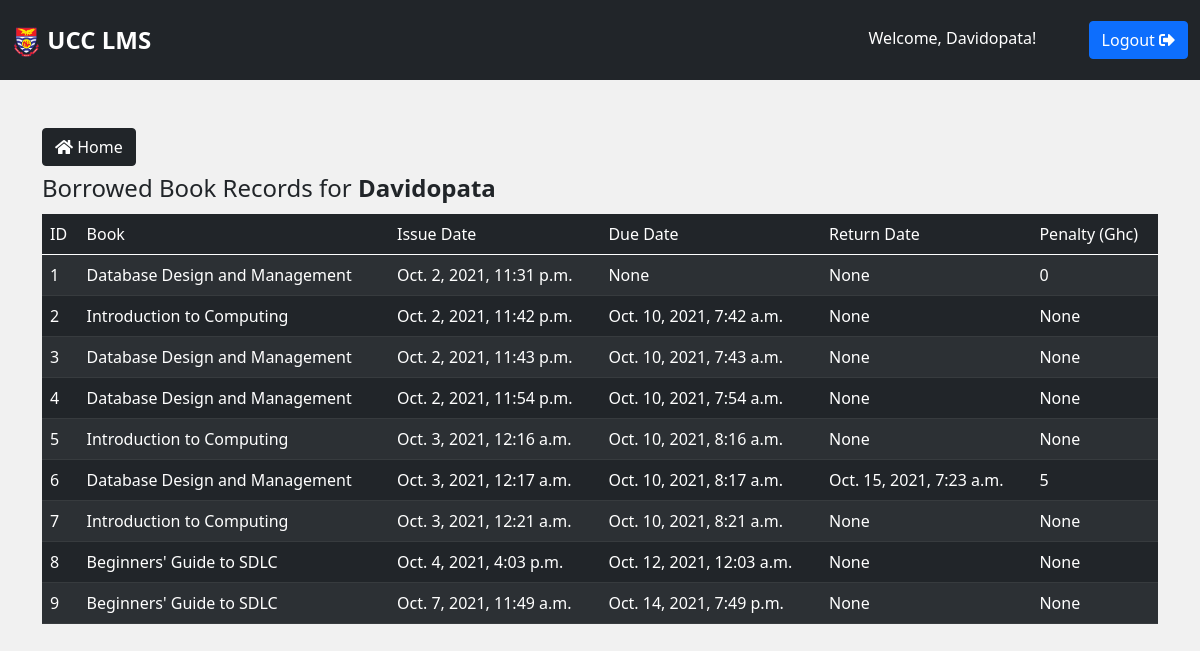
/student-borrowed-books/ (signed in), run on the app's committed database.
### ucclms/models.py (models this page shows, shortened)
class BookRecord(models.Model):
    book = ForeignKey(Book, on_delete=models.CASCADE)
    user = models.ForeignKey(User, blank=False, null=False, on_delete=models.CASCADE)
    date_of_issue = models.DateTimeField(auto_now_add=True)
    due_date = models.DateTimeField(blank=True, null=True)
    date_of_return = models.DateTimeField(null=True, blank=True)
    dues = models.IntegerField(null=True, blank=True, default=0 )
    renewals_left = models.IntegerField(null=True, blank=True, default=0 )

class Book(models.Model):
    title = models.CharField(max_length = 255, blank=False, null=False)
    publisher = models.CharField(max_length = 255, blank=True, null=True)
    availability = models.IntegerField(default=0, blank=True, null=True)
    year = models.CharField(max_length = 4, blank=True, null=True)
    author = models.CharField(max_length = 255, blank=True, null=True)
    location = models.CharField(max_length = 255, blank=True, null=True)
    def __str__(self):
        return self.title

### ucclms/views.py (the view)
# urls.py: path('student-borrowed-books/', views.studentBorrowedBooks, name='student-borrowed-books'),
@login_required(login_url='login')
def studentBorrowedBooks(request):
    book_records = BookRecord.objects.filter(user=request.user)
    context = {'book_records': book_records}
    return render(request, 'ucclms/student-borrowed-books.html', context)

### ucclms/templates/ucclms/student-borrowed-books.html
{% extends 'base.html' %}
{% block content %}
<div class="container users mt-5">
    <a href="{% url 'student-dashboard' %}" class="btn btn-dark mb-1"><i class="fas fa-home"></i> Home</a>
    {% if book_records %}
    <table class="table table-striped p-3 table-dark">
        <legend>Borrowed Book Records for <strong style="text-transform: capitalize;">{{user}}</strong></legend>
        <thead>
            <tr>
                <td>ID</td>
                <td>Book</td>
                <td>Issue Date</td>
                <td>Due Date</td>
                <td>Return Date</td>
                <td>Penalty (Ghc)</td>
            </tr>
        </thead>
        <tbody>
                {% for i in book_records %}
                    <tr>
                        <td>{{i.id}}</td>
                        <td>{{i.book}}</td>
                        <td>{{i.date_of_issue}}</td>
                        <td>{{i.due_date}}</td>
                        <td>{{i.date_of_return}}</td>
                        <td>{{i.dues}}</td>
                    </tr>
                {% endfor %}
            </tbody>
    </table>
    {% else %}
        <p class="my-4"> <strong class="text-bold" style="text-transform: capitalize;">{{user}}</strong> has no history of borrowed books</p>
    {% endif %}
</div>
{% endblock %}

### templates/base.html (shortened to what this page needs)
<!DOCTYPE html>
{% load static %}
<html lang="en">
<head>
    <link rel="stylesheet" type="text/css" href="{% static '/css/all.min.css' %}">
    <link rel="stylesheet" type="text/css" href="{% static '/css/sign-up.css' %}">
    <link rel="stylesheet" type="text/css" href="{% static '/css/bootstrap.css' %}">
    <link rel="stylesheet" type="text/css" href="{% static '/css/main.css' %}">
    <link rel="stylesheet" type="text/css" href="{% static '/css/dashstyle.css' %}">
</head>
<body>
    <nav class="navbar navbar-dark bg-dark py-3">
        <div class="container-fluid">
            <div class="logo"><a href="/"><img src="{% static '/img/ucc_web_logo.png' %}" alt="logo.png" height='30px'> UCC LMS</a></div>
            <div class="right">
                <span id="hello-msg" class="mx-5" style="text-transform: capitalize; color: white;">Welcome, {{request.user}}!</span>
                <a href="{% url 'logout' %}" class="btn btn-primary">
                    Logout <i class="fas fa-sign-out-alt"></i>
                </a>
            </div>
        </div>
    </nav>
    {% block content %}
    {% endblock %}
</body>
</html>

### static/css/main.css (style rules this page uses)
* { margin: 0; padding: 0; box-sizing: border-box; }
body { background-color: rgb(241, 241, 241); }
a { text-decoration: none; }
nav.navbar { height: 10vh; }
nav.navbar a { color: #fff; }
nav .logo { font-weight: bold; font-size: 1.5rem; }

### data on the page
BookRecord: id "1", book "Database Design and Management", date_of_issue "Oct. 2, 2021, 11:31 p.m.", due_date "None", date_of_return "None", dues "0"
BookRecord: id "2", book "Introduction to Computing", date_of_issue "Oct. 2, 2021, 11:42 p.m.", due_date "Oct. 10, 2021, 7:42 a.m.", date_of_return "None", dues "None"
BookRecord: id "3", book "Database Design and Management", date_of_issue "Oct. 2, 2021, 11:43 p.m.", due_date "Oct. 10, 2021, 7:43 a.m.", date_of_return "None", dues "None"
BookRecord: id "4", book "Database Design and Management", date_of_issue "Oct. 2, 2021, 11:54 p.m.", due_date "Oct. 10, 2021, 7:54 a.m.", date_of_return "None", dues "None"
BookRecord: id "5", book "Introduction to Computing", date_of_issue "Oct. 3, 2021, 12:16 a.m.", due_date "Oct. 10, 2021, 8:16 a.m.", date_of_return "None", dues "None"
BookRecord: id "6", book "Database Design and Management", date_of_issue "Oct. 3, 2021, 12:17 a.m.", due_date "Oct. 10, 2021, 8:17 a.m.", date_of_return "Oct. 15, 2021, 7:23 a.m.", dues "5"
BookRecord: id "7", book "Introduction to Computing", date_of_issue "Oct. 3, 2021, 12:21 a.m.", due_date "Oct. 10, 2021, 8:21 a.m.", date_of_return "None", dues "None"
BookRecord: id "8", book "Beginners' Guide to SDLC", date_of_issue "Oct. 4, 2021, 4:03 p.m.", due_date "Oct. 12, 2021, 12:03 a.m.", date_of_return "None", dues "None"
BookRecord: id "9", book "Beginners' Guide to SDLC", date_of_issue "Oct. 7, 2021, 11:49 a.m.", due_date "Oct. 14, 2021, 7:49 p.m.", date_of_return "None", dues "None"

### other printed values
{{ request.user }} "Davidopata"
{{ user }} "Davidopata"
